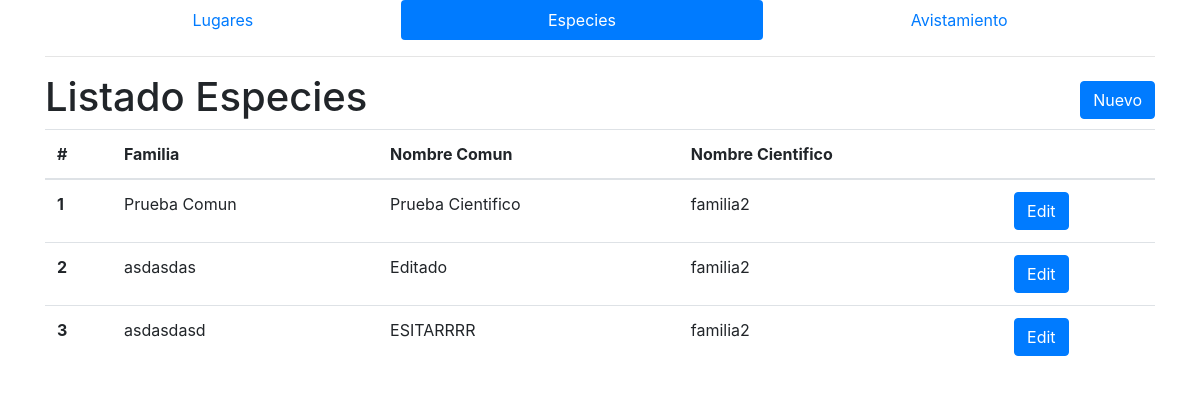
Page /especies/ on the committed database.
### especies/models.py (models this page shows, shortened)
@python_2_unicode_compatible
class Especies(models.Model):
    especieNOMBRECOMUN = models.CharField('Nombre',max_length=250)
    especieNOMBRECIENTIFICO = models.CharField('Nombre Cientifico',max_length=250)
    especieFamiliaID = models.ForeignKey(EspeciesFamilias, verbose_name='EspecieFamilia')
    class Meta:
        verbose_name = 'Especie'
        verbose_name_plural = 'Especies'

@python_2_unicode_compatible
class EspeciesFamilias(models.Model):
    especieFamiliaTITULO = models.CharField('Especie Familia Titulo',max_length=250)
    def __str__(self):
        return self.especieFamiliaTITULO
    class Meta:
        verbose_name = 'Familia Especie'
        verbose_name_plural = 'Familia Especie'

### especies/views.py (the view)
# urls.py: url(r'^especies/$', EspeciesList.as_view(), name='EspeciesList'),
class EspeciesList(ListView):
    model =  Especies
    context_object_name = 'especies'
    template_name = 'especies/especies_list.html'

### template/especies/especies_list.html (shortened to what this page needs)
{% extends "index.html" %}
{% load static from staticfiles %}
{% block contect %}
    <hr>
    <h1>Listado Especies
        <div class="float-right">
            <a type="button" class="btn btn-primary" href="{% url 'Especies:EspeciesAdd' %}" >Nuevo</a>
        </div>
    </h1>
    <table class="table">
          <thead>
            <tr>
              <th scope="col">#</th>
              <th scope="col">Familia</th>
              <th scope="col">Nombre Comun</th>
              <th scope="col">Nombre Cientifico</th>
              <th scope="col"></th>
            </tr>
          </thead>
          <tbody>
            {%for especie in especies %}
            <tr>
              <th scope="row">{{ especie.id }}</th>
              <td>{{ especie.especieNOMBRECOMUN }}</td>
              <td>{{ especie.especieNOMBRECIENTIFICO }}</td>
              <td>{{ especie.especieFamiliaID }}</td>
              <th><a type="button" class="btn btn-primary"href="{% url 'Especies:EspeciesEdit' especie.pk %}" >Edit</a></th>
            </tr>
            {% endfor%}
          </tbody>
        </table>
{% endblock %}

### rows in the picture
Especies: id "1", especieNOMBRECOMUN "Prueba Comun", especieNOMBRECIENTIFICO "Prueba Cientifico", especieFamiliaID "familia2"
Especies: id "2", especieNOMBRECOMUN "asdasdas", especieNOMBRECIENTIFICO "Editado", especieFamiliaID "familia2"
Especies: id "3", especieNOMBRECOMUN "asdasdasd", especieNOMBRECIENTIFICO "ESITARRRR", especieFamiliaID "familia2"
